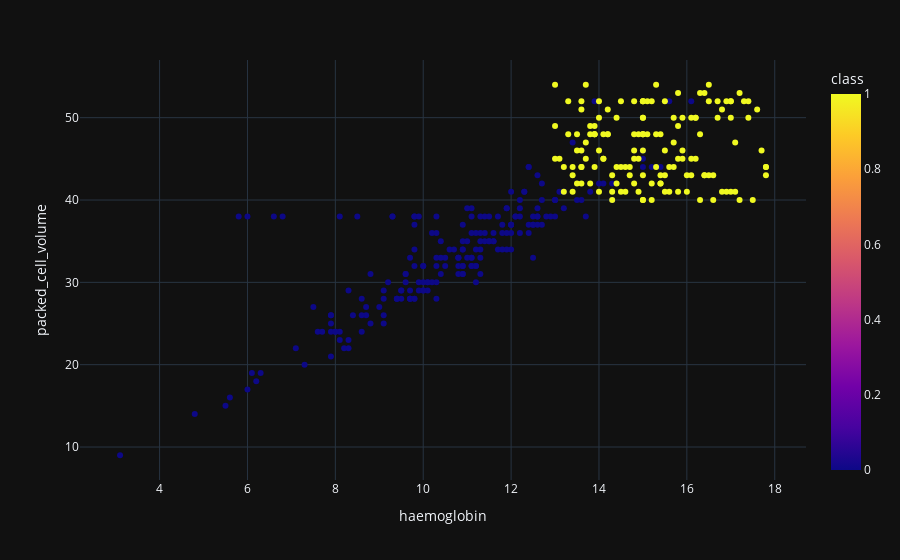

Here is the notebook cell this chart was saved with:
### Code cell
def scatter(col1, col2):
    fig = px.scatter(df, x = col1, y=col2, color = "class", template = "plotly_dark")
    return fig.show()
scatter('haemoglobin', 'packed_cell_volume')

### Figure 1 — Plotly figure (JSON) as saved in the notebook; plotly's stock layout.template omitted (floating-point values rounded to 4 significant figures; data arrays with more than 128 entries replaced by an {"elided": "..."} marker saying what was removed)
{"data": [{"hovertemplate": "haemoglobin=%{x}<br>packed_cell_volume=%{y}<br>class=%{marker.color}<extra></extra>", "legendgroup": "", "marker": {"color": {"elided": "400 int values"}, "coloraxis": "coloraxis", "symbol": "circle"}, "mode": "markers", "name": "", "orientation": "v", "showlegend": false, "type": "scatter", "x": {"elided": "400 float values"}, "xaxis": "x", "y": {"elided": "400 int values"}, "yaxis": "y"}], "layout": {"coloraxis": {"colorbar": {"title": {"text": "class"}}, "colorscale": [[0, "#0d0887"], [0.1111, "#46039f"], [0.2222, "#7201a8"], [0.3333, "#9c179e"], [0.4444, "#bd3786"], [0.5556, "#d8576b"], [0.6667, "#ed7953"], [0.7778, "#fb9f3a"], [0.8889, "#fdca26"], [1, "#f0f921"]]}, "legend": {"tracegroupgap": 0}, "margin": {"t": 60}, "xaxis": {"anchor": "y", "domain": [0, 1], "title": {"text": "haemoglobin"}}, "yaxis": {"anchor": "x", "domain": [0, 1], "title": {"text": "packed_cell_volume"}}}}
